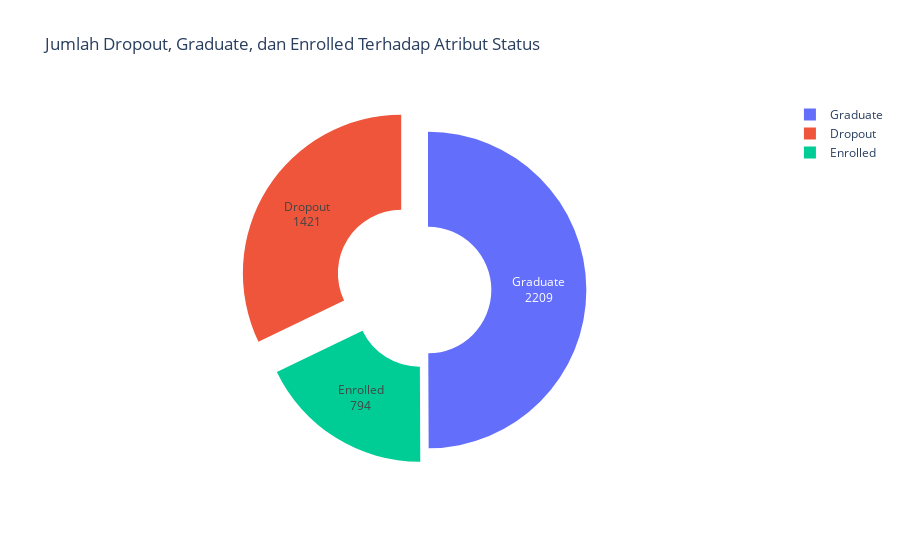

The code cell stored with this chart in its notebook:
### Code cell
x = new_df['Status'].value_counts().index
y = new_df['Status'].value_counts().values

df = pd.DataFrame({
    'Status': x,
    'Jumlah' : y
})

fig = px.pie(df,
             names ='Status', 
             values ='Jumlah',
            title='Jumlah Dropout, Graduate, dan Enrolled Terhadap Atribut Status')

fig.update_traces(labels=['Graduate','Dropout','Enrolled'], hole=0.4,textinfo='value+label', pull=[0,0.2,0.1])
fig.show()

### Figure 1 — Plotly figure (JSON) as saved in the notebook; plotly's stock layout.template omitted (floating-point values rounded to 4 significant figures)
{"data": [{"domain": {"x": [0, 1], "y": [0, 1]}, "hole": 0.4, "hovertemplate": "Status=%{label}<br>Jumlah=%{value}<extra></extra>", "labels": ["Graduate", "Dropout", "Enrolled"], "legendgroup": "", "name": "", "pull": [0, 0.2, 0.1], "showlegend": true, "textinfo": "value+label", "type": "pie", "values": [2209, 1421, 794]}], "layout": {"legend": {"tracegroupgap": 0}, "title": {"text": "Jumlah Dropout, Graduate, dan Enrolled Terhadap Atribut Status"}}}
